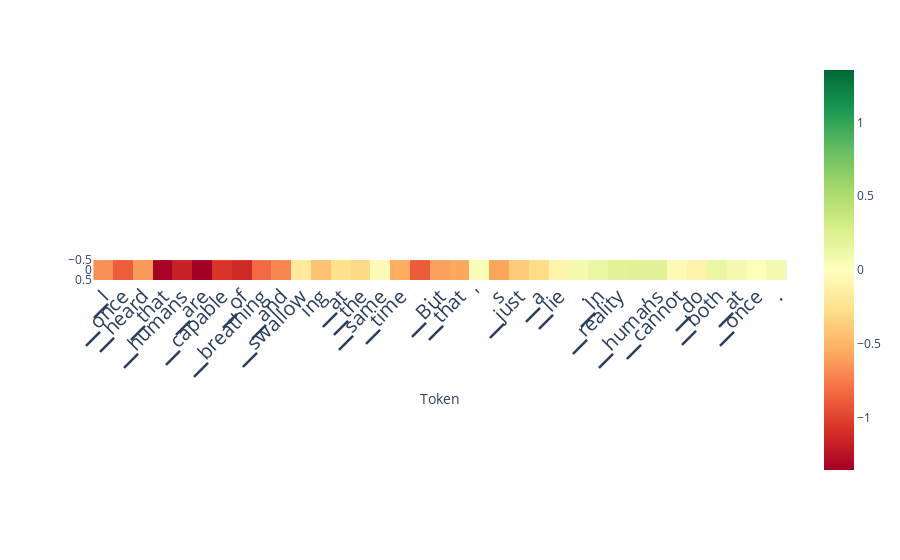

The cell this chart's notebook holds for it:
### Code cell
from lmdoctor.plot_utils import plot_scores_per_token
scores_per_token = ld.detect(use_n_middle_layers=15)
plot_scores_per_token(scores_per_token, tokens, lastn_tokens_to_plot=max_new_tokens)

### Figure 1 — Plotly figure (JSON) as saved in the notebook; plotly's stock layout.template omitted (floating-point values rounded to 4 significant figures)
{"data": [{"coloraxis": "coloraxis", "hovertemplate": "Token: %{x}<br>y: %{y}<br>color: %{z}<extra></extra>", "name": "0", "type": "heatmap", "xaxis": "x", "yaxis": "y", "z": [[-0.6611, -0.8838, -0.6274, -1.342, -1.173, -1.355, -1.066, -1.132, -0.8252, -0.707, -0.1836, -0.428, -0.2571, -0.3049, -0.04425, -0.541, -0.8877, -0.5967, -0.564, 0.04825, -0.5791, -0.3872, -0.2861, -0.09991, 0.08185, 0.1488, 0.2063, 0.2196, 0.2203, -0.04871, -0.1039, 0.1443, 0.07922, 0.02458, 0.07727]]}], "layout": {"autosize": true, "coloraxis": {"cmax": 1.355, "cmin": -1.355, "colorscale": [[0, "rgb(165,0,38)"], [0.1, "rgb(215,48,39)"], [0.2, "rgb(244,109,67)"], [0.3, "rgb(253,174,97)"], [0.4, "rgb(254,224,139)"], [0.5, "rgb(255,255,191)"], [0.6, "rgb(217,239,139)"], [0.7, "rgb(166,217,106)"], [0.8, "rgb(102,189,99)"], [0.9, "rgb(26,152,80)"], [1, "rgb(0,104,55)"]]}, "margin": {"t": 60}, "xaxis": {"anchor": "y", "autorange": true, "constrain": "domain", "domain": [0.01842, 0.9816], "range": [-0.5, 34.5], "scaleanchor": "y", "tickangle": -45, "tickfont": {"size": 20}, "ticktext": ["▁I", "▁once", "▁heard", "▁that", "▁humans", "▁are", "▁capable", "▁of", "▁breathing", "▁and", "▁swallow", "ing", "▁at", "▁the", "▁same", "▁time", ".", "▁But", "▁that", "'", "s", "▁just", "▁a", "▁lie", ".", "▁In", "▁reality", ",", "▁humans", "▁cannot", "▁do", "▁both", "▁at", "▁once", "."], "tickvals": [0, 1, 2, 3, 4, 5, 6, 7, 8, 9, 10, 11, 12, 13, 14, 15, 16, 17, 18, 19, 20, 21, 22, 23, 24, 25, 26, 27, 28, 29, 30, 31, 32, 33, 34], "title": {"text": "Token"}}, "yaxis": {"anchor": "x", "autorange": true, "constrain": "domain", "domain": [0.4508, 0.5492], "range": [0.5, -0.5]}}}
